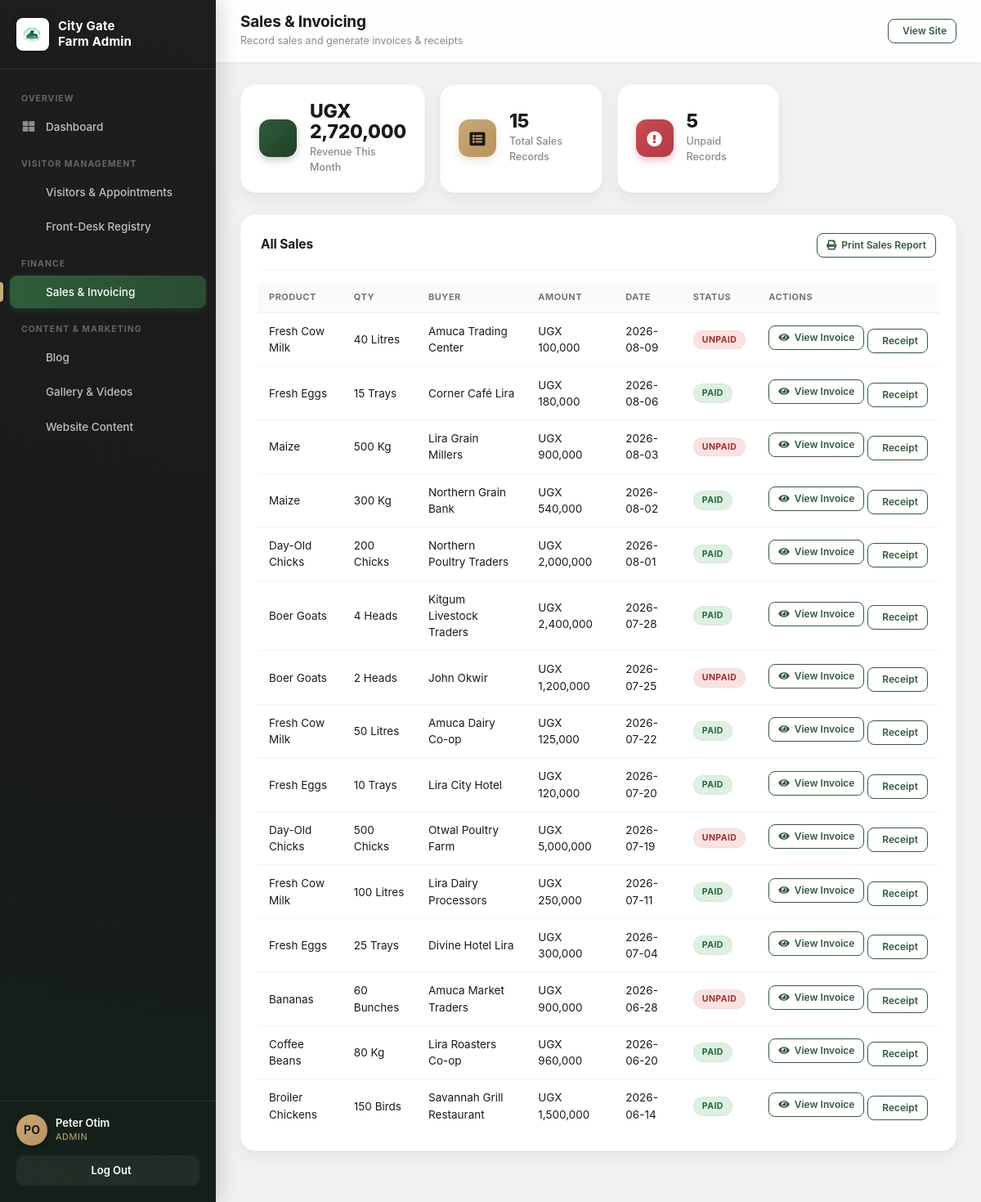
Screenshot of /admin/sales.php (signed in) with the database file from the repository.
### tables this page shows
CREATE TABLE `sales` (
  `id` int(11) NOT NULL AUTO_INCREMENT,
  `product` varchar(150) NOT NULL,
  `quantity` decimal(10,2) NOT NULL,
  `unit` varchar(40) NOT NULL,
  `buyer` varchar(150) NOT NULL,
  `buyer_phone` varchar(40) DEFAULT NULL,
  `amount` decimal(12,2) NOT NULL,
  `status` enum('Paid','Unpaid') NOT NULL DEFAULT 'Unpaid',
  `sale_date` date NOT NULL,
  `created_by` int(11) DEFAULT NULL,
  `created_at` datetime NOT NULL DEFAULT current_timestamp(),
  PRIMARY KEY (`id`),
  KEY `created_by` (`created_by`),
  CONSTRAINT `sales_ibfk_1` FOREIGN KEY (`created_by`) REFERENCES `users` (`id`) ON DELETE SET NULL
);

### admin/sales.php (the view, shortened to what this page needs)
<?php
require_once __DIR__ . '/includes/header.php';
function fmt_ugx($n) { return 'UGX ' . number_format((float)$n); }
function statusBadge($status) {
   $cls = $status === 'Paid' ? 'cg-badge-paid' : 'cg-badge-unpaid';
   return '<span class="cg-badge ' . $cls . '">' . htmlspecialchars($status) . '</span>';
}
$revenueThisMonth = (float) $pdo->query("SELECT COALESCE(SUM(amount),0) FROM sales WHERE status='Paid' AND MONTH(sale_date)=MONTH(CURDATE()) AND YEAR(sale_date)=YEAR(CURDATE())")->fetchColumn();
$totalRecords = (int) $pdo->query("SELECT COUNT(*) FROM sales")->fetchColumn();
$unpaidCount = (int) $pdo->query("SELECT COUNT(*) FROM sales WHERE status='Unpaid'")->fetchColumn();
$sales = $pdo->query("SELECT * FROM sales ORDER BY sale_date DESC, id DESC")->fetchAll();
?>
<div class="cg-stat-cards">
   <div class="cg-stat-card"><div class="cg-stat-card-icon"><i class="fa fa-money"></i></div><div><div class="cg-stat-card-num"><?php echo fmt_ugx($revenueThisMonth); ?></div><div class="cg-stat-card-label">Revenue This Month</div></div></div>
   <div class="cg-stat-card"><div class="cg-stat-card-icon gold"><i class="fa fa-list-alt"></i></div><div><div class="cg-stat-card-num"><?php echo $totalRecords; ?></div><div class="cg-stat-card-label">Total Sales Records</div></div></div>
   <div class="cg-stat-card"><div class="cg-stat-card-icon rose"><i class="fa fa-exclamation-circle"></i></div><div><div class="cg-stat-card-num"><?php echo $unpaidCount; ?></div><div class="cg-stat-card-label">Unpaid Records</div></div></div>
</div>
<div class="cg-panel">
   <div class="cg-panel-head">
      <h2>All Sales</h2>
      <div style="display:flex;gap:10px;flex-wrap:wrap;">
         <a href="sales.php?print=1" target="_blank" class="cg-btn cg-btn-outline cg-btn-sm"><i class="fa fa-print"></i> Print Sales Report</a>
      </div>
   </div>
   <div class="cg-table-wrap">
      <table class="cg-table">
         <thead>
            <tr><th>Product</th><th>Qty</th><th>Buyer</th><th>Amount</th><th>Date</th><th>Status</th><th>Actions</th></tr>
         </thead>
         <tbody>
         <?php if (!$sales): ?>
            <tr><td colspan="7" class="text-muted">No sales recorded yet.</td></tr>
         <?php else: foreach ($sales as $s): ?>
            <tr>
               <td><?php echo htmlspecialchars($s['product']); ?></td>
               <td><?php echo htmlspecialchars(rtrim(rtrim(number_format((float)$s['quantity'], 2), '0'), '.')); ?> <?php echo htmlspecialchars($s['unit']); ?></td>
               <td><?php echo htmlspecialchars($s['buyer']); ?></td>
               <td><?php echo fmt_ugx($s['amount']); ?></td>
               <td><?php echo htmlspecialchars($s['sale_date']); ?></td>
               <td><?php echo statusBadge($s['status']); ?></td>
               <td style="white-space:nowrap;">
                  <button class="cg-btn cg-btn-outline cg-btn-sm cg-invoice-btn" data-sale='<?php echo htmlspecialchars(json_encode($s), ENT_QUOTES); ?>'><i class="fa fa-eye"></i> View Invoice</button>
                  <button class="cg-btn cg-btn-outline cg-btn-sm cg-receipt-btn" data-sale='<?php echo htmlspecialchars(json_encode($s), ENT_QUOTES); ?>'><i class="fa fa-file-o"></i> Receipt</button>
               </td>
            </tr>
         <?php endforeach; endif; ?>
         </tbody>
      </table>
   </div>
</div>
<?php
require_once __DIR__ . '/includes/footer.php';
?>

### css/cg-theme.css (style rules this page uses)
:root { --farm-green: #2F5D3A; --farm-green-dark: #1F3F27; --cream: #FAF7F0; --earth: #C9A978; --charcoal: #1A1A1A; --white: #FFFFFF; --soft-shadow: 0 4px 14px rgba(26, 26, 26, 0.08); --cta-green: #C9A978; }
* { box-sizing: border-box; }
body { font-family: 'Inter', -apple-system, BlinkMacSystemFont, 'Segoe UI', sans-serif; color: var(--charcoal); background: var(--cream); overflow-x: hidden; }

### css/cg-admin.css (style rules this page uses)
.cg-admin-body { background: #F0F2EF; font-family: 'Inter', -apple-system, sans-serif; min-height: 100vh; }
.cg-stat-cards { display: grid; grid-template-columns: repeat(4, 1fr); gap: 18px; margin-bottom: 26px; }
.cg-stat-card { background: #fff; border-radius: 18px; padding: 20px 22px; box-shadow: 0 1px 2px rgba(26,26,26,0.04), 0 8px 20px rgba(26, 26, 26, 0.05); border: 1px solid rgba(26,26,26,0.04); display: flex; align-items: center; gap: 16px; transition: transform 0.2s ease, box-shadow 0.2s ease; }
.cg-stat-card-icon { width: 46px; height: 46px; border-radius: 13px; display: flex; align-items: center; justify-content: center; font-size: 19px; color: #fff; flex-shrink: 0; background: linear-gradient(135deg, var(--farm-green), var(--farm-green-dark)); box-shadow: 0 4px 10px rgba(47, 93, 58, 0.28); }
.cg-stat-card-icon.gold { background: linear-gradient(135deg, var(--earth), #b8935a); color: var(--charcoal); box-shadow: 0 4px 10px rgba(201, 169, 120, 0.35); }
.cg-stat-card-icon.rose { background: linear-gradient(135deg, #CB4B4B, #B23A48); box-shadow: 0 4px 10px rgba(178, 58, 72, 0.3); }
.cg-stat-card-num { font-size: 23px; font-weight: 800; color: var(--charcoal); line-height: 1.1; letter-spacing: -0.3px; }
.cg-stat-card-label { font-size: 12.5px; color: #8a8a8a; margin-top: 3px; font-weight: 500; }
.cg-panel { background: #fff; border-radius: 18px; box-shadow: 0 1px 2px rgba(26,26,26,0.04), 0 8px 20px rgba(26, 26, 26, 0.05); border: 1px solid rgba(26,26,26,0.04); padding: 22px 24px; margin-bottom: 22px; }
.cg-panel-head { display: flex; align-items: center; justify-content: space-between; margin-bottom: 18px; flex-wrap: wrap; gap: 10px; padding-bottom: 14px; border-bottom: 1px solid #f2f2ef; }
.cg-panel-head h2 { font-size: 15.5px; font-weight: 700; color: var(--charcoal); margin: 0; letter-spacing: -0.1px; }
.cg-table-wrap { overflow-x: auto; margin: -4px -4px 0; }
.cg-table { width: 100%; border-collapse: collapse; font-size: 13.5px; }
.cg-table th { text-align: left; padding: 11px 14px; background: #FAFAF8; color: #767676; font-weight: 700; font-size: 11px; text-transform: uppercase; letter-spacing: 0.5px; border-bottom: 1.5px solid #edeeeb; white-space: nowrap; }
.cg-table th:first-child { border-top-left-radius: 8px; }
.cg-table th:last-child { border-top-right-radius: 8px; }
.cg-table td { padding: 12px 14px; border-bottom: 1px solid #f3f3f0; color: var(--charcoal); vertical-align: middle; }
.cg-table tr:last-child td { border-bottom: none; }
.cg-badge { display: inline-block; padding: 4px 11px; border-radius: 100px; font-size: 10.5px; font-weight: 700; text-transform: uppercase; letter-spacing: 0.4px; box-shadow: inset 0 0 0 1px rgba(0,0,0,0.03); }
.cg-badge-paid { background: #DDF0E2; color: #1F6B3A; }
.cg-badge-unpaid { background: #FBE2E2; color: #A32E2E; }
.cg-btn { display: inline-flex; align-items: center; gap: 6px; padding: 8px 16px; border-radius: 8px; font-size: 13px; font-weight: 600; border: none; cursor: pointer; text-decoration: none; transition: all 0.2s ease; }
.cg-btn-outline { background: #fff; color: var(--farm-green); border: 1.5px solid var(--farm-green); }
.cg-btn-sm { padding: 5px 11px; font-size: 12px; }

### rows the page displays
sales: product "Fresh Cow Milk", quantity "40", unit "Litres", buyer "Amuca Trading Center", amount "UGX 100,000", sale_date "2026-08-09", status "UNPAID"
sales: product "Fresh Eggs", quantity "15", unit "Trays", buyer "Corner Café Lira", amount "UGX 180,000", sale_date "2026-08-06", status "PAID"
sales: product "Maize", quantity "500", unit "Kg", buyer "Lira Grain Millers", amount "UGX 900,000", sale_date "2026-08-03", status "UNPAID"
sales: product "Maize", quantity "300", unit "Kg", buyer "Northern Grain Bank", amount "UGX 540,000", sale_date "2026-08-02", status "PAID"
sales: product "Day-Old Chicks", quantity "200", unit "Chicks", buyer "Northern Poultry Traders", amount "UGX 2,000,000", sale_date "2026-08-01", status "PAID"
sales: product "Boer Goats", quantity "4", unit "Heads", buyer "Kitgum Livestock Traders", amount "UGX 2,400,000", sale_date "2026-07-28", status "PAID"
sales: product "Boer Goats", quantity "2", unit "Heads", buyer "John Okwir", amount "UGX 1,200,000", sale_date "2026-07-25", status "UNPAID"
sales: product "Fresh Cow Milk", quantity "50", unit "Litres", buyer "Amuca Dairy Co-op", amount "UGX 125,000", sale_date "2026-07-22", status "PAID"
sales: product "Fresh Eggs", quantity "10", unit "Trays", buyer "Lira City Hotel", amount "UGX 120,000", sale_date "2026-07-20", status "PAID"
sales: product "Day-Old Chicks", quantity "500", unit "Chicks", buyer "Otwal Poultry Farm", amount "UGX 5,000,000", sale_date "2026-07-19", status "UNPAID"
sales: product "Fresh Cow Milk", quantity "100", unit "Litres", buyer "Lira Dairy Processors", amount "UGX 250,000", sale_date "2026-07-11", status "PAID"
sales: product "Fresh Eggs", quantity "25", unit "Trays", buyer "Divine Hotel Lira", amount "UGX 300,000", sale_date "2026-07-04", status "PAID"
sales: product "Bananas", quantity "60", unit "Bunches", buyer "Amuca Market Traders", amount "UGX 900,000", sale_date "2026-06-28", status "UNPAID"
sales: product "Coffee Beans", quantity "80", unit "Kg", buyer "Lira Roasters Co-op", amount "UGX 960,000", sale_date "2026-06-20", status "PAID"
sales: product "Broiler Chickens", quantity "150", unit "Birds", buyer "Savannah Grill Restaurant", amount "UGX 1,500,000", sale_date "2026-06-14", status "PAID"

### other values shown
$groupLabel "OVERVIEW"
$item['label'] "Dashboard"
$groupLabel "VISITOR MANAGEMENT"
$item['label'] "Visitors & Appointments"
$item['label'] "Front-Desk Registry"
$groupLabel "FINANCE"
$item['label'] "Sales & Invoicing"
$groupLabel "CONTENT & MARKETING"
$item['label'] "Blog"
$item['label'] "Gallery & Videos"
$item['label'] "Website Content"
cg_initials($user['name']) "PO"
$user['name'] "Peter Otim"
$user['role'] "ADMIN"
$pageTitle "Sales & Invoicing"
